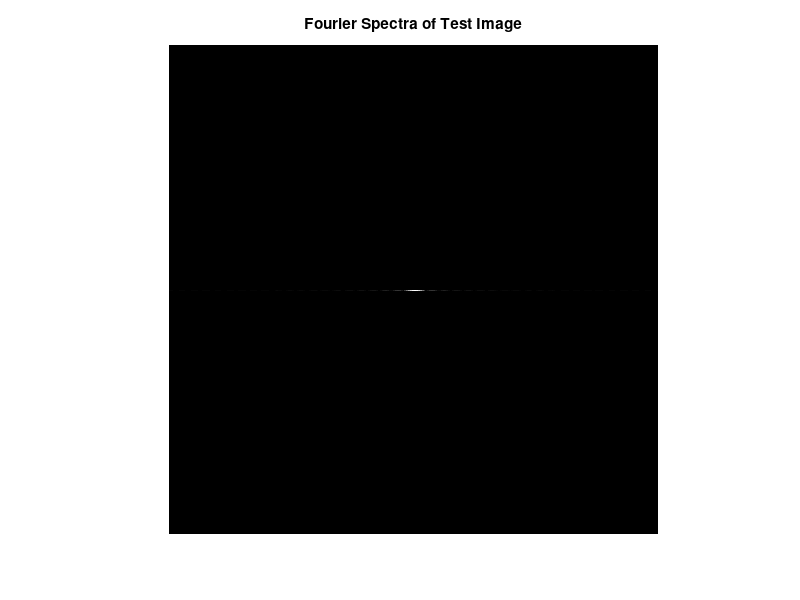
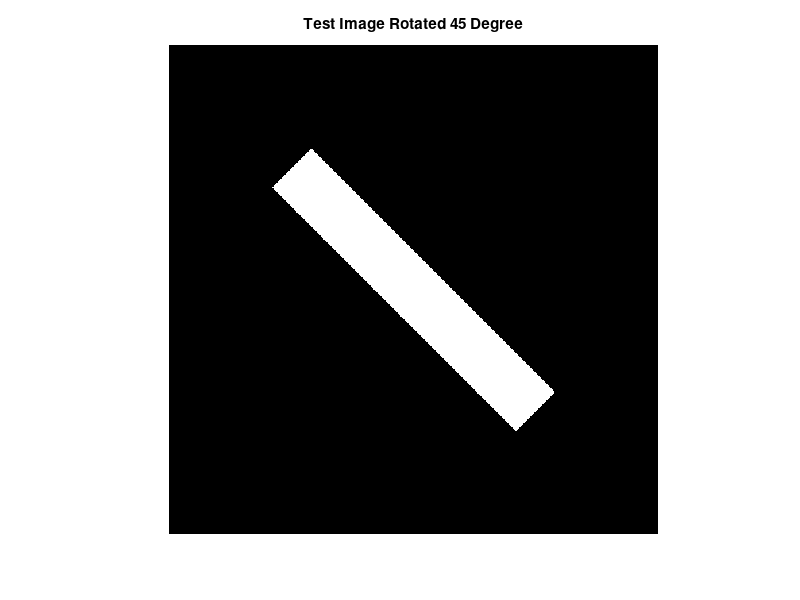
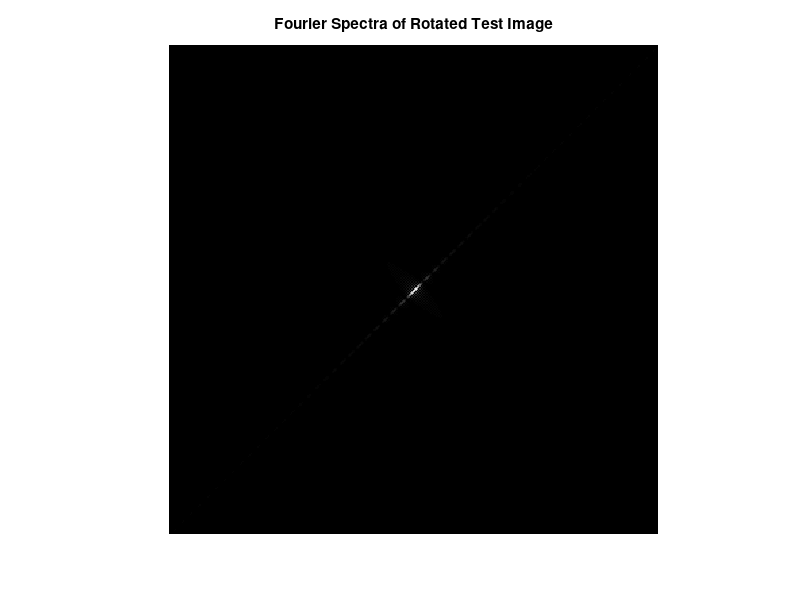

Recreate these plots in MATLAB, in order. (Note: this script raises an error after producing the figures.)
clc;
clear all;
close all;

%% Fourier Analysis
test_img=zeros(256,256);
test_img(:,108:148)=1;
% figure
% imshow(test_img); title('Test Image');

test_fourier = fft2(test_img);%fourier transform
test_fourier = fftshift(test_fourier);%shift origin
test_fourier = abs(test_fourier);%amplitude
figure
imshow(test_fourier,[]); title('Fourier Spectra of Test Image');

% rotate 45 degree
test_img_rotate = imrotate(test_img,45);
figure
imshow(test_img_rotate); title('Test Image Rotated 45 Degree');

test_rot_fourier = fft2(test_img_rotate);%fourier transform
test_rot_fourier = fftshift(test_rot_fourier);%shift origin
test_rot_fourier = abs(test_rot_fourier);%amplitude
figure
imshow(test_rot_fourier,[]); title('Fourier Spectra of Rotated Test Image');

%% amplitude and phase: Do we need to shift the origin?  How to reconstruct?
lena = imread('lena.tiff');
lena_grey = rgb2gray(lena);
lena_fourier = fft2(lena_grey);%fourier transform
lena_fourier = fftshift(lena_fourier);%shift origin
lena_amp = abs(lena_fourier);%amplitude
lena_phase = lena_fourier./lena_amp;
lena_amp_inverse = ifft2(lena_amp);
lena_phase_inverse = ifft2(lena_phase);

% figure
% imshow(lena_grey);title('Original Lena Image');
% figure
% imshow(lena_amp_inverse, []);title('Reconstructed Lena with Amplitude');
% figure
% imshow(lena_phase_inverse, []);title('Reconstructed Lena with Phase');

%% Noise Reduction in Freq. Domain
lena_in = double(lena_grey)./255;
lena_in_fourier = fft2(lena_in);
lena_in_fourier = fftshift(lena_in_fourier);
lena_in_fourier_log = log(lena_in_fourier);

lena_gaus = imnoise(lena_in, 'gaussian', 0, 0.005);
lena_gaus_fourier = fft2(lena_gaus);
lena_gaus_fourier = fftshift(lena_gaus_fourier);
lena_gaus_fourier_log = log(lena_gaus_fourier);

% figure
% imshow(lena_in_fourier_log);title('Log Fourier Spectra of Original Lena');
% figure
% imshow(lena_gaus_fourier_log, []);title('Log Fourier Spectra of Lena with Gaussian Noise');

% % low-pass filter: Why are PSNR complex?
info = imfinfo('lena.tiff');
height = info.Height;
width = info.Width;

r=60;
h=fspecial('disk',r); h(h>0)=1;
lowpass_r60 = zeros([height],[width]);
lowpass_r60([[height]/2-r:[height]/2+r],[[width]/2-r:[width]/2+r])=h;

lena_gaus_fourier_lowpass_r60 = imfilter(lena_gaus_fourier,lowpass_r60);
lena_gaus_inverse_1 = ifft2(lena_gaus_fourier_lowpass_r60);
figure
imshow(lena_gaus_inverse_1);title('Denoised Lena with Lowpass r=60');
lena_gaus_inverse_psnr_1 = psnr(lena_gaus_inverse_1,lena_in)

r=20;
h=fspecial('disk',r); h(h>0)=1;
lowpass_r20 = zeros([height],[width]);
lowpass_r20([[height]/2-r:[height]/2+r],[[width]/2-r:[width]/2+r])=h;
lena_gaus_fourier_lowpass_r20 = imfilter(lena_gaus_fourier,lowpass_r20);
lena_gaus_inverse_2 = ifft2(lena_gaus_fourier_lowpass_r20);
figure
imshow(lena_gaus_inverse_2);title('Denoised Lena with Lowpass r=20');
lena_gaus_inverse_psnr_2 = psnr(lena_gaus_inverse_2, lena_in)

%Gaussian Filter
Gau_filter= fspecial('gaussian', height , 60);
max_val = max(Gau_filter, [], 'all');
Gau_filter_normalzied = Gau_filter./max_val;
lena_filtered_by_gau = imfilter(lena_gaus_fourier,Gau_filter_normalzied);
lena_gaus_inverse_3 = ifft2(lena_filtered_by_gau);
figure
imshow(lena_gaus_inverse_3);title('Denoised Lena with Gaussian Filter');
lena_gaus_inverse_psnr_3 = psnr(lena_gaus_inverse_3, lena_in)

%% Filter Design: TBC
